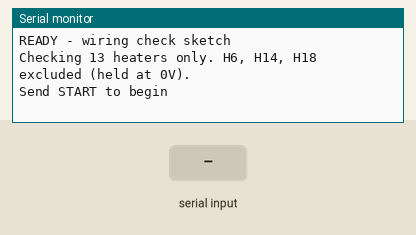
Simulated run of this sketch. Board: Arduino Uno, built with avr-gcc and run on an emulated ATmega328P. Parts: the last lines printed to the serial monitor. The test bench sets the inputs (shaded band).

Above: at 1.2 s.
1.3 s: "START\n" received over Serial
At 2.5 s:
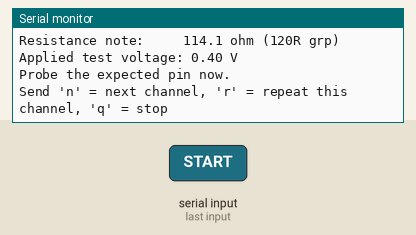
2.8 s: "n\n" received over Serial
4.3 s: "q\n" received over Serial
At 5.4 s:
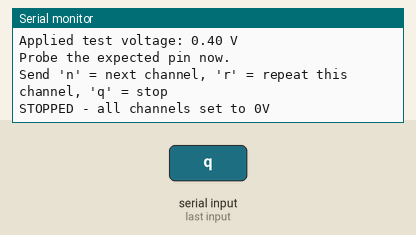

Measured:
- after the input at 1.3 s, the serial monitor: prints a new line at once (image 1)
- after the input at 4.3 s, the serial monitor: prints a new line at once (image 2)

The sketch:

pin_check.ino
```cpp
#include <SPI.h>

/* =====================================================================
   PIN / WIRING VERIFICATION SKETCH  (13 heaters — H6/H14/H18 excluded)
   ---------------------------------------------------------------------
   Purpose: confirm that DAC channel N is actually wired to the heater/
   test-point you *think* it is, BEFORE running any full sweep.

   H6, H14, H18 (DAC channels 11, 8, 6) are NOT in the resistance table
   you have, so they are excluded entirely: forced to 0 V once at
   startup and never driven or checked by this sketch.

   How it works:
     - Only ONE (active) channel is ever driven at a time; every other
       channel, including the 3 excluded ones, is held at 0 V.
     - The driven channel is held at a small, safe TEST_VOLTAGE
       (default 0.4 V) regardless of that heater's category, so even
       an unexpectedly low-resistance (60 ohm) heater sees only:
           I = 0.4 / 60 = 6.7 mA   (well under the 30 mA rating)
     - You probe the expected TP/BP pin with a multimeter (or watch
       the corresponding PD channel move) and confirm it matches the
       table below before moving on.
     - Advance to the next channel only when YOU send 'n' over Serial.
       Nothing auto-advances, so there's no risk of skipping a check.

   Usage:
     1. Open Serial Monitor at 115200 baud, line ending = Newline.
     2. Send: START
     3. For each channel it will print which heater/pin it expects,
        and hold that voltage. Probe the pin, confirm, then send: n
     4. Send 'r' at any time to repeat the current channel's test.
     5. Send 'q' to stop and force all channels back to 0 V.
   ===================================================================== */

#define NUM_DAC_CH   16   // physical channel count on the DAC81416
#define CS_DAC       10
#define VREF_DAC     5.0
#define TEST_VOLTAGE 0.4     // safe probe voltage, same for all channels

/* Mapping decoded from your notebook — EDIT if you find a mismatch */
struct HeaterInfo {
  const char* heaterName;
  const char* plusPin;
  const char* gndPin;
  const char* resistanceNote;
};

HeaterInfo heaterMap[NUM_DAC_CH] = {
  /*DAC0 */ {"H15", "TP24", "TP26", "114.1 ohm (120R grp)"},
  /*DAC1 */ {"H12", "BP17", "BP20", "62.3 ohm (60R grp)"},
  /*DAC2 */ {"H11", "BP16", "BP20", "118.8 ohm (120R grp)"},
  /*DAC3 */ {"H8",  "BP13", "BP15", "114.1 ohm (120R grp)"},
  /*DAC4 */ {"H4",  "BP9",  "BP7",  "57.8 ohm (60R grp)"},
  /*DAC5 */ {"H3",  "TP9",  "BP1",  "113.5 ohm (120R grp)"},
  /*DAC6 */ {"H18", "BP21", "?",    "EXCLUDED - resistance unknown"},
  /*DAC7 */ {"H9",  "BP14", "BP15", "57.2 ohm (60R grp)"},
  /*DAC8 */ {"H14", "TP25", "?",    "EXCLUDED - resistance unknown"},
  /*DAC9 */ {"H13", "TP23", "TP26", "114.9 ohm (120R grp)"},
  /*DAC10*/ {"H10", "TP13", "TP15", "56.4 ohm (60R grp)"},
  /*DAC11*/ {"H6",  "TP10", "?",    "EXCLUDED - resistance unknown"},
  /*DAC12*/ {"H7",  "BP12", "BP15", "116.1 ohm (120R grp)"},
  /*DAC13*/ {"H5",  "BP10", "BP7",  "117.1 ohm (120R grp)"},
  /*DAC14*/ {"H2",  "BP11", "BP1",  "116.8 ohm (120R grp)"},
  /*DAC15*/ {"H1",  "TP8",  "BP1",  "114.1 ohm (120R grp)"},
};

/* Channels to actually check. H6(11), H14(8), H18(6) are left out. */
const int activeChannels[] = {0, 1, 2, 3, 4, 5, 7, 9, 10, 12, 13, 14, 15};
const int NUM_ACTIVE = sizeof(activeChannels) / sizeof(activeChannels[0]); // 13

bool runFlag = false;

void setup() {
  Serial.begin(115200);

  pinMode(CS_DAC, OUTPUT);
  digitalWrite(CS_DAC, HIGH);

  SPI.begin();
  SPI.beginTransaction(SPISettings(10000000, MSBFIRST, SPI_MODE1));

  configureDAC();
  allChannelsZero();

  Serial.println(F("READY - wiring check sketch"));
  Serial.println(F("Checking 13 heaters only. H6, H14, H18 excluded (held at 0V)."));
  Serial.println(F("Send START to begin"));
}

void loop() {
  if (Serial.available()) {
    String cmd = Serial.readStringUntil('\n');
    cmd.trim();
    if (cmd == "START") {
      runFlag = true;
    }
  }

  if (runFlag) {
    runFlag = false;
    runChannelCheck();
  }
}

void runChannelCheck() {
  for (int idx = 0; idx < NUM_ACTIVE; idx++) {
    int ch = activeChannels[idx];

    bool repeat = true;
    while (repeat) {
      repeat = false;

      allChannelsZero();
      setDAC(ch, TEST_VOLTAGE);

      Serial.println(F("----------------------------------------"));
      Serial.print(F("Driving DAC channel: ")); Serial.println(ch);
      Serial.print(F("Expected heater:     ")); Serial.println(heaterMap[ch].heaterName);
      Serial.print(F("Expected (+) pin:    ")); Serial.println(heaterMap[ch].plusPin);
      Serial.print(F("Expected GND pin:    ")); Serial.println(heaterMap[ch].gndPin);
      Serial.print(F("Resistance note:     ")); Serial.println(heaterMap[ch].resistanceNote);
      Serial.print(F("Applied test voltage: ")); Serial.print(TEST_VOLTAGE); Serial.println(F(" V"));
      Serial.println(F("Probe the expected pin now."));
      Serial.println(F("Send 'n' = next channel, 'r' = repeat this channel, 'q' = stop"));

      // Wait for user response
      while (true) {
        if (Serial.available()) {
          String resp = Serial.readStringUntil('\n');
          resp.trim();
          if (resp == "n") {
            break;
          } else if (resp == "r") {
            repeat = true;
            break;
          } else if (resp == "q") {
            allChannelsZero();
            Serial.println(F("STOPPED - all channels set to 0V"));
            return;
          }
        }
      }
    }
  }

  allChannelsZero();
  Serial.println(F("CHECK COMPLETE - all channels back to 0V"));
}

void allChannelsZero() {
  for (int i = 0; i < NUM_DAC_CH; i++) setDAC(i, 0.0);
}

/* ================= DAC ================= */

void configureDAC() {
  digitalWrite(CS_DAC, LOW);
  SPI.transfer(0x03);
  SPI.transfer(0x00);
  SPI.transfer(0x84);
  digitalWrite(CS_DAC, HIGH);
  delayMicroseconds(5);

  digitalWrite(CS_DAC, LOW);
  SPI.transfer(0x09);
  SPI.transfer(0x00);
  SPI.transfer(0x00);
  digitalWrite(CS_DAC, HIGH);
}

void setDAC(uint8_t ch, float voltage) {
  voltage = constrain(voltage, 0, VREF_DAC);
  uint16_t code = (uint16_t)((voltage / VREF_DAC) * 65535.0);

  digitalWrite(CS_DAC, LOW);
  SPI.transfer(0x10 | (ch & 0x0F));
  SPI.transfer(code >> 8);
  SPI.transfer(code & 0xFF);
  digitalWrite(CS_DAC, HIGH);
}
```
